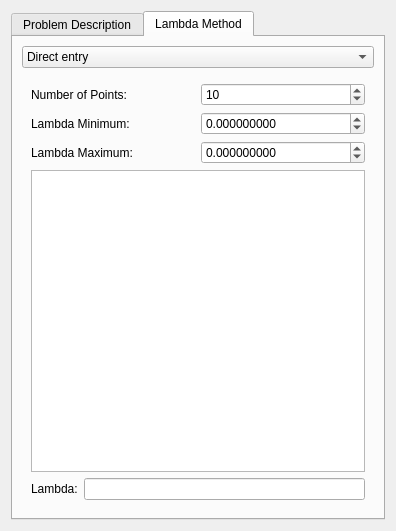
<?xml version="1.0" encoding="UTF-8"?>
<ui version="4.0">
 <class>SolveInverseProblemWithTikhonovSVD</class>
 <widget class="QDialog" name="SolveInverseProblemWithTikhonovSVD">
  <property name="geometry">
   <rect>
    <x>0</x>
    <y>0</y>
    <width>396</width>
    <height>531</height>
   </rect>
  </property>
  <property name="minimumSize">
   <size>
    <width>360</width>
    <height>375</height>
   </size>
  </property>
  <property name="windowTitle">
   <string>Dialog</string>
  </property>
  <layout class="QGridLayout" name="gridLayout">
   <item row="0" column="0">
    <widget class="QTabWidget" name="inputTabWidget_">
     <property name="currentIndex">
      <number>1</number>
     </property>
     <widget class="QWidget" name="problemTab_">
      <attribute name="title">
       <string>Problem Description</string>
      </attribute>
      <layout class="QVBoxLayout" name="verticalLayout_5">
       <item>
        <widget class="QGroupBox" name="groupBox">
         <property name="title">
          <string>Regularization Formulation</string>
         </property>
         <layout class="QVBoxLayout" name="verticalLayout">
          <item>
           <widget class="QRadioButton" name="autoRadioButton_">
            <property name="text">
             <string>Automatic</string>
            </property>
           </widget>
          </item>
          <item>
           <widget class="QRadioButton" name="underRadioButton_">
            <property name="text">
             <string>Underdetermined</string>
            </property>
           </widget>
          </item>
          <item>
           <widget class="QRadioButton" name="overRadioButton_">
            <property name="text">
             <string>Overdetermined</string>
            </property>
           </widget>
          </item>
         </layout>
        </widget>
       </item>
       <item>
        <widget class="QGroupBox" name="groupBox_2">
         <property name="title">
          <string>Constraint Matrices</string>
         </property>
         <layout class="QVBoxLayout" name="verticalLayout_4">
          <item>
           <widget class="QGroupBox" name="groupBox_3">
            <property name="title">
             <string>Solution</string>
            </property>
            <layout class="QVBoxLayout" name="verticalLayout_2">
             <item>
              <widget class="QRadioButton" name="solutionConstraintRadioButton_">
               <property name="text">
                <string>Solution constraint</string>
               </property>
              </widget>
             </item>
             <item>
              <widget class="QRadioButton" name="squaredSolutionRadioButton_">
               <property name="text">
                <string>Squared solution constraint</string>
               </property>
              </widget>
             </item>
            </layout>
           </widget>
          </item>
          <item>
           <widget class="QGroupBox" name="groupBox_4">
            <property name="title">
             <string>Residual</string>
            </property>
            <layout class="QVBoxLayout" name="verticalLayout_3">
             <item>
              <widget class="QRadioButton" name="residualConstraintRadioButton_">
               <property name="text">
                <string>Residual constraint</string>
               </property>
              </widget>
             </item>
             <item>
              <widget class="QRadioButton" name="squaredResidualSolutionRadioButton_">
               <property name="text">
                <string>Squared residual constraint</string>
               </property>
              </widget>
             </item>
            </layout>
           </widget>
          </item>
         </layout>
        </widget>
       </item>
      </layout>
     </widget>
     <widget class="QWidget" name="lambdaTab_">
      <attribute name="title">
       <string>Lambda Method</string>
      </attribute>
      <layout class="QGridLayout" name="gridLayout_2">
       <item row="0" column="0">
        <widget class="QComboBox" name="lambdaMethodComboBox_">
         <item>
          <property name="text">
           <string>Direct entry</string>
          </property>
         </item>
         <item>
          <property name="text">
           <string>Slider</string>
          </property>
         </item>
         <item>
          <property name="text">
           <string>L-curve</string>
          </property>
         </item>
        </widget>
       </item>
       <item row="1" column="0">
        <widget class="QStackedWidget" name="stackedWidget">
         <property name="currentIndex">
          <number>2</number>
         </property>
         <widget class="QWidget" name="page">
          <layout class="QGridLayout" name="gridLayout_3">
           <item row="0" column="0">
            <widget class="QLabel" name="label">
             <property name="text">
              <string>Lambda:</string>
             </property>
            </widget>
           </item>
           <item row="0" column="1">
            <widget class="QDoubleSpinBox" name="lambdaDoubleSpinBox_">
             <property name="decimals">
              <number>8</number>
             </property>
             <property name="maximum">
              <double>999999999.000000000000000</double>
             </property>
            </widget>
           </item>
          </layout>
         </widget>
         <widget class="QWidget" name="page_2">
          <layout class="QFormLayout" name="formLayout">
           <item row="0" column="0">
            <layout class="QHBoxLayout" name="horizontalLayout">
             <item>
              <widget class="QLabel" name="label_2">
               <property name="text">
                <string>Lambda:</string>
               </property>
              </widget>
             </item>
             <item>
              <widget class="QDoubleSpinBox" name="lambdaSliderDoubleSpinBox_">
               <property name="readOnly">
                <bool>false</bool>
               </property>
               <property name="decimals">
                <number>8</number>
               </property>
               <property name="maximum">
                <double>999999999.000000000000000</double>
               </property>
               <property name="singleStep">
                <double>0.000100000000000</double>
               </property>
              </widget>
             </item>
            </layout>
           </item>
           <item row="2" column="0">
            <widget class="QGroupBox" name="groupBox_5">
             <property name="title">
              <string>Range Settings</string>
             </property>
             <layout class="QGridLayout" name="gridLayout_4">
              <item row="0" column="0">
               <widget class="QLabel" name="label_3">
                <property name="text">
                 <string>From</string>
                </property>
               </widget>
              </item>
              <item row="0" column="1">
               <widget class="QDoubleSpinBox" name="lambdaMinDoubleSpinBox_">
                <property name="decimals">
                 <number>8</number>
                </property>
                <property name="maximum">
                 <double>999999999.000000000000000</double>
                </property>
               </widget>
              </item>
              <item row="1" column="0">
               <widget class="QLabel" name="label_4">
                <property name="text">
                 <string>Step Size</string>
                </property>
               </widget>
              </item>
              <item row="1" column="1">
               <widget class="QDoubleSpinBox" name="lambdaResolutionDoubleSpinBox_">
                <property name="decimals">
                 <number>8</number>
                </property>
                <property name="maximum">
                 <double>999999999.000000000000000</double>
                </property>
               </widget>
              </item>
              <item row="2" column="0">
               <widget class="QLabel" name="label_5">
                <property name="text">
                 <string>To</string>
                </property>
               </widget>
              </item>
              <item row="2" column="1">
               <widget class="QDoubleSpinBox" name="lambdaMaxDoubleSpinBox_">
                <property name="decimals">
                 <number>8</number>
                </property>
                <property name="maximum">
                 <double>999999999.000000000000000</double>
                </property>
               </widget>
              </item>
             </layout>
            </widget>
           </item>
           <item row="1" column="0" colspan="2">
            <widget class="QSlider" name="lambdaSlider_">
             <property name="orientation">
              <enum>Qt::Horizontal</enum>
             </property>
            </widget>
           </item>
          </layout>
         </widget>
         <widget class="QWidget" name="page_3">
          <layout class="QGridLayout" name="gridLayout_5">
           <item row="0" column="0">
            <widget class="QLabel" name="label_6">
             <property name="text">
              <string>Number of Points:</string>
             </property>
            </widget>
           </item>
           <item row="2" column="0">
            <widget class="QLabel" name="label_9">
             <property name="text">
              <string>Lambda Maximum:</string>
             </property>
            </widget>
           </item>
           <item row="1" column="0">
            <widget class="QLabel" name="label_8">
             <property name="text">
              <string>Lambda Minimum:</string>
             </property>
            </widget>
           </item>
           <item row="1" column="1">
            <widget class="QDoubleSpinBox" name="lCurveMinDoubleSpinBox_">
             <property name="decimals">
              <number>9</number>
             </property>
             <property name="minimum">
              <double>-99999999.000000000000000</double>
             </property>
             <property name="maximum">
              <double>99999999.000000000000000</double>
             </property>
            </widget>
           </item>
           <item row="4" column="0" colspan="2">
            <layout class="QHBoxLayout" name="horizontalLayout_3">
             <item>
              <widget class="QLabel" name="label_7">
               <property name="text">
                <string>Lambda:</string>
               </property>
              </widget>
             </item>
             <item>
              <widget class="QLineEdit" name="lCurveLambdaLineEdit_">
               <property name="readOnly">
                <bool>true</bool>
               </property>
              </widget>
             </item>
            </layout>
           </item>
           <item row="3" column="0" colspan="2">
            <widget class="QTextEdit" name="lCurveTextEdit_">
             <property name="readOnly">
              <bool>true</bool>
             </property>
            </widget>
           </item>
           <item row="2" column="1">
            <widget class="QDoubleSpinBox" name="lCurveMaxDoubleSpinBox_">
             <property name="decimals">
              <number>9</number>
             </property>
             <property name="minimum">
              <double>-99999999.000000000000000</double>
             </property>
             <property name="maximum">
              <double>999999999.000000000000000</double>
             </property>
            </widget>
           </item>
           <item row="0" column="1">
            <widget class="QSpinBox" name="lambdaNumberSpinBox_">
             <property name="maximum">
              <number>9999999</number>
             </property>
             <property name="value">
              <number>10</number>
             </property>
            </widget>
           </item>
          </layout>
         </widget>
        </widget>
       </item>
      </layout>
     </widget>
    </widget>
   </item>
  </layout>
 </widget>
 <resources/>
 <connections>
  <connection>
   <sender>lambdaMethodComboBox_</sender>
   <signal>currentIndexChanged(int)</signal>
   <receiver>stackedWidget</receiver>
   <slot>setCurrentIndex(int)</slot>
   <hints>
    <hint type="sourcelabel">
     <x>182</x>
     <y>49</y>
    </hint>
    <hint type="destinationlabel">
     <x>182</x>
     <y>196</y>
    </hint>
   </hints>
  </connection>
  <connection>
   <sender>stackedWidget</sender>
   <signal>currentChanged(int)</signal>
   <receiver>lambdaMethodComboBox_</receiver>
   <slot>setCurrentIndex(int)</slot>
   <hints>
    <hint type="sourcelabel">
     <x>182</x>
     <y>196</y>
    </hint>
    <hint type="destinationlabel">
     <x>182</x>
     <y>49</y>
    </hint>
   </hints>
  </connection>
 </connections>
</ui>
